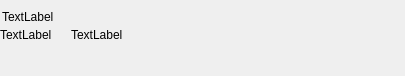
<?xml version="1.0" encoding="UTF-8"?>
<ui version="4.0">
 <class>PLSSceneTemplateMainSceneItemIntroView</class>
 <widget class="QWidget" name="PLSSceneTemplateMainSceneItemIntroView">
  <property name="geometry">
   <rect>
    <x>0</x>
    <y>0</y>
    <width>405</width>
    <height>76</height>
   </rect>
  </property>
  <property name="windowTitle">
   <string>Form</string>
  </property>
  <layout class="QVBoxLayout" name="verticalLayout">
   <property name="spacing">
    <number>0</number>
   </property>
   <property name="leftMargin">
    <number>0</number>
   </property>
   <property name="topMargin">
    <number>10</number>
   </property>
   <property name="rightMargin">
    <number>0</number>
   </property>
   <property name="bottomMargin">
    <number>0</number>
   </property>
   <item>
    <layout class="QHBoxLayout" name="horizontalLayout_2">
     <property name="spacing">
      <number>0</number>
     </property>
     <property name="leftMargin">
      <number>0</number>
     </property>
     <property name="rightMargin">
      <number>0</number>
     </property>
     <item>
      <spacer name="horizontalSpacer_6">
       <property name="orientation">
        <enum>Qt::Horizontal</enum>
       </property>
       <property name="sizeType">
        <enum>QSizePolicy::Fixed</enum>
       </property>
       <property name="sizeHint" stdset="0">
        <size>
         <width>2</width>
         <height>0</height>
        </size>
       </property>
      </spacer>
     </item>
     <item>
      <widget class="QLabel" name="nameLabel">
       <property name="text">
        <string>TextLabel</string>
       </property>
      </widget>
     </item>
     <item>
      <spacer name="horizontalSpacer_2">
       <property name="orientation">
        <enum>Qt::Horizontal</enum>
       </property>
       <property name="sizeType">
        <enum>QSizePolicy::Fixed</enum>
       </property>
       <property name="sizeHint" stdset="0">
        <size>
         <width>5</width>
         <height>0</height>
        </size>
       </property>
      </spacer>
     </item>
     <item>
      <widget class="QLabel" name="iconLabel">
       <property name="minimumSize">
        <size>
         <width>34</width>
         <height>0</height>
        </size>
       </property>
       <property name="text">
        <string/>
       </property>
      </widget>
     </item>
     <item>
      <spacer name="horizontalSpacer_3">
       <property name="orientation">
        <enum>Qt::Horizontal</enum>
       </property>
       <property name="sizeHint" stdset="0">
        <size>
         <width>0</width>
         <height>0</height>
        </size>
       </property>
      </spacer>
     </item>
    </layout>
   </item>
   <item>
    <spacer name="verticalSpacer">
     <property name="orientation">
      <enum>Qt::Vertical</enum>
     </property>
     <property name="sizeType">
      <enum>QSizePolicy::Fixed</enum>
     </property>
     <property name="sizeHint" stdset="0">
      <size>
       <width>0</width>
       <height>4</height>
      </size>
     </property>
    </spacer>
   </item>
   <item>
    <layout class="QHBoxLayout" name="horizontalLayout">
     <property name="spacing">
      <number>0</number>
     </property>
     <item>
      <widget class="QLabel" name="resolutionLabel">
       <property name="text">
        <string>TextLabel</string>
       </property>
      </widget>
     </item>
     <item>
      <spacer name="horizontalSpacer_4">
       <property name="orientation">
        <enum>Qt::Horizontal</enum>
       </property>
       <property name="sizeType">
        <enum>QSizePolicy::Fixed</enum>
       </property>
       <property name="sizeHint" stdset="0">
        <size>
         <width>6</width>
         <height>0</height>
        </size>
       </property>
      </spacer>
     </item>
     <item alignment="Qt::AlignVCenter">
      <widget class="QLabel" name="roundLabel">
       <property name="minimumSize">
        <size>
         <width>3</width>
         <height>0</height>
        </size>
       </property>
       <property name="text">
        <string/>
       </property>
      </widget>
     </item>
     <item>
      <spacer name="horizontalSpacer">
       <property name="orientation">
        <enum>Qt::Horizontal</enum>
       </property>
       <property name="sizeType">
        <enum>QSizePolicy::Fixed</enum>
       </property>
       <property name="sizeHint" stdset="0">
        <size>
         <width>6</width>
         <height>0</height>
        </size>
       </property>
      </spacer>
     </item>
     <item>
      <widget class="QLabel" name="sceneCountLabel">
       <property name="text">
        <string>TextLabel</string>
       </property>
      </widget>
     </item>
     <item>
      <spacer name="horizontalSpacer_5">
       <property name="orientation">
        <enum>Qt::Horizontal</enum>
       </property>
       <property name="sizeHint" stdset="0">
        <size>
         <width>0</width>
         <height>0</height>
        </size>
       </property>
      </spacer>
     </item>
    </layout>
   </item>
   <item>
    <spacer name="verticalSpacer_3">
     <property name="orientation">
      <enum>Qt::Vertical</enum>
     </property>
     <property name="sizeHint" stdset="0">
      <size>
       <width>0</width>
       <height>0</height>
      </size>
     </property>
    </spacer>
   </item>
  </layout>
 </widget>
 <resources/>
 <connections/>
</ui>
